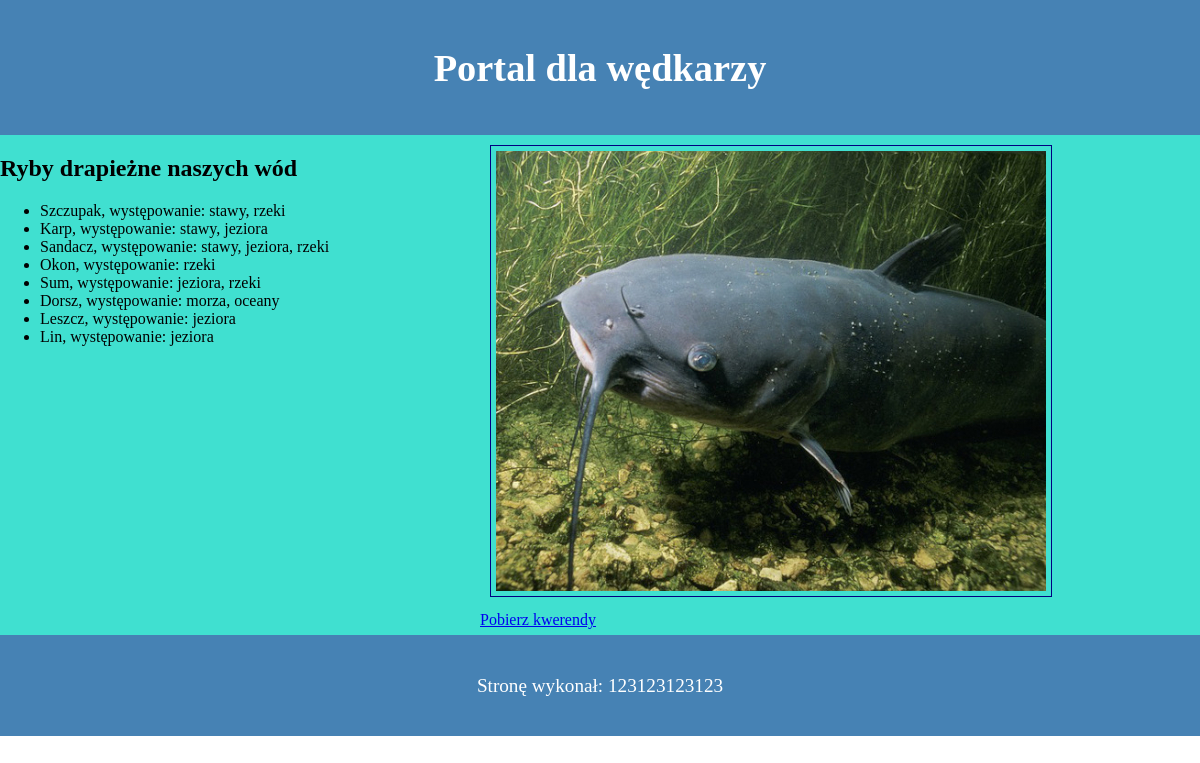
The page /ee09_2019_czerwiec_1/wedkuj.php on the database its author committed.
### tables this page shows
CREATE TABLE `ryby` (
  `id` int(10) UNSIGNED NOT NULL,
  `nazwa` text,
  `wystepowanie` text,
  `styl_zycia` int(11) DEFAULT NULL
);

### ee09_2019_czerwiec_1/wedkuj.php (the view, shortened to what this page needs)
<!DOCTYPE html>
<html lang="pl">
<head>
<link rel="stylesheet" href="styl_1.css">
</head>
<body>
    <div id="baner">
        <h1>Portal dla wędkarzy</h1>
    </div>
    <div id="lewy">
        <h2>Ryby drapieżne naszych wód</h2>
        <ul>
            <?php
                $connect = mysqli_connect('localhost','root','','wedkowanie') or die("Błąd połączenia!");
                $sql = "SELECT nazwa, wystepowanie FROM ryby";
                $kwerenda = mysqli_query($connect,$sql) or die("Błąd kwerendy");;
                while($row = mysqli_fetch_assoc($kwerenda))
                {
                   echo '<li>'.$row['nazwa'].', występowanie: '.$row['wystepowanie'].'<br>'.'</li>';
                }
            ?>
        </ul>
    </div>
    <div id="prawy">
    <img src="ryba_1.jpg" alt="Sum"><br>
        <a href="kwerendy.txt">Pobierz kwerendy</a>
    </div>
    <div id="stopka">
        <p>Stronę wykonał: 123123123123</p>
    </div>
</body>
</html>

### ee09_2019_czerwiec_1/styl_1.css (style rules this page uses)
body { font-family: Verdana; margin: 0px; }
#baner { background-color: #4682B4; color: white; padding:20px; font-size: 120%; text-align: center; }
#lewy { background-color: #40E0D0; width:40%; height:500px; float: left; }
#prawy { background-color: #40E0D0; width:60%; height:500px; float: left; }
#stopka { background-color: #4682B4; color: white; padding:20px; font-size: 120%; text-align: center; clear:both; }
img { padding:5px; margin: 10px; border:1px solid #000080; }

### rows shown on the page
ryby: nazwa "Szczupak", wystepowanie "stawy, rzeki"
ryby: nazwa "Karp", wystepowanie "stawy, jeziora"
ryby: nazwa "Sandacz", wystepowanie "stawy, jeziora, rzeki"
ryby: nazwa "Okon", wystepowanie "rzeki"
ryby: nazwa "Sum", wystepowanie "jeziora, rzeki"
ryby: nazwa "Dorsz", wystepowanie "morza, oceany"
ryby: nazwa "Leszcz", wystepowanie "jeziora"
ryby: nazwa "Lin", wystepowanie "jeziora"
